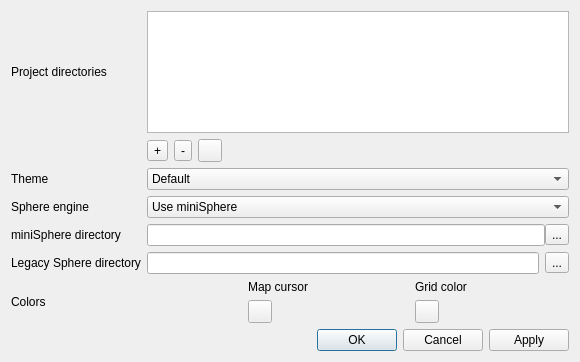
<?xml version="1.0" encoding="UTF-8"?>
<ui version="4.0">
 <class>SettingsWindow</class>
 <widget class="QDialog" name="SettingsWindow">
  <property name="windowModality">
   <enum>Qt::ApplicationModal</enum>
  </property>
  <property name="geometry">
   <rect>
    <x>0</x>
    <y>0</y>
    <width>580</width>
    <height>362</height>
   </rect>
  </property>
  <property name="minimumSize">
   <size>
    <width>580</width>
    <height>362</height>
   </size>
  </property>
  <property name="maximumSize">
   <size>
    <width>580</width>
    <height>432</height>
   </size>
  </property>
  <property name="windowTitle">
   <string>Configure QtSphere IDE</string>
  </property>
  <property name="modal">
   <bool>true</bool>
  </property>
  <layout class="QGridLayout" name="gridLayout">
   <property name="sizeConstraint">
    <enum>QLayout::SetNoConstraint</enum>
   </property>
   <item row="1" column="2">
    <layout class="QHBoxLayout" name="projectDirBtnsLayout">
     <item>
      <widget class="QToolButton" name="addDirButton">
       <property name="toolTip">
        <string>Add project directory</string>
       </property>
       <property name="text">
        <string>+</string>
       </property>
      </widget>
     </item>
     <item>
      <widget class="QToolButton" name="removeDirButton">
       <property name="toolTip">
        <string>Remove selected project directory</string>
       </property>
       <property name="text">
        <string>-</string>
       </property>
      </widget>
     </item>
     <item>
      <widget class="QToolButton" name="browseDirButton">
       <property name="toolTip">
        <string>Browse for selected project directory</string>
       </property>
       <property name="text">
        <string/>
       </property>
      </widget>
     </item>
     <item>
      <spacer name="horizontalSpacer">
       <property name="orientation">
        <enum>Qt::Horizontal</enum>
       </property>
       <property name="sizeHint" stdset="0">
        <size>
         <width>650</width>
         <height>20</height>
        </size>
       </property>
      </spacer>
     </item>
    </layout>
   </item>
   <item row="5" column="0">
    <widget class="QLabel" name="legacySphereDir_lbl">
     <property name="text">
      <string>Legacy Sphere directory</string>
     </property>
    </widget>
   </item>
   <item row="7" column="2">
    <widget class="QDialogButtonBox" name="buttonBox">
     <property name="standardButtons">
      <set>QDialogButtonBox::Apply|QDialogButtonBox::Cancel|QDialogButtonBox::Ok</set>
     </property>
     <property name="centerButtons">
      <bool>false</bool>
     </property>
    </widget>
   </item>
   <item row="2" column="2">
    <widget class="QComboBox" name="themeCombo">
     <item>
      <property name="text">
       <string>Default</string>
      </property>
     </item>
     <item>
      <property name="text">
       <string>Dark</string>
      </property>
     </item>
     <item>
      <property name="text">
       <string>Blue</string>
      </property>
     </item>
     <item>
      <property name="text">
       <string>Radnen</string>
      </property>
     </item>
     <item>
      <property name="text">
       <string>Sublime</string>
      </property>
     </item>
     <item>
      <property name="text">
       <string>Custom</string>
      </property>
     </item>
    </widget>
   </item>
   <item row="0" column="0">
    <widget class="QLabel" name="projectDirectories_lbl">
     <property name="text">
      <string>Project directories</string>
     </property>
    </widget>
   </item>
   <item row="4" column="0">
    <widget class="QLabel" name="miniSphereDir_lbl">
     <property name="text">
      <string>miniSphere directory</string>
     </property>
    </widget>
   </item>
   <item row="6" column="0">
    <widget class="QLabel" name="label">
     <property name="text">
      <string>Colors</string>
     </property>
    </widget>
   </item>
   <item row="0" column="2">
    <widget class="QListWidget" name="projectDirsList">
     <property name="sizePolicy">
      <sizepolicy hsizetype="Expanding" vsizetype="Fixed">
       <horstretch>0</horstretch>
       <verstretch>0</verstretch>
      </sizepolicy>
     </property>
     <property name="sortingEnabled">
      <bool>false</bool>
     </property>
    </widget>
   </item>
   <item row="3" column="0">
    <widget class="QLabel" name="sphereEngine_lbl">
     <property name="text">
      <string>Sphere engine</string>
     </property>
    </widget>
   </item>
   <item row="5" column="2">
    <layout class="QHBoxLayout" name="horizontalLayout">
     <item>
      <widget class="QLineEdit" name="legacySphereDir_txt"/>
     </item>
     <item>
      <widget class="QToolButton" name="legacySphereDir_btn">
       <property name="text">
        <string>...</string>
       </property>
      </widget>
     </item>
    </layout>
   </item>
   <item row="4" column="2">
    <layout class="QHBoxLayout" name="engineDirLayout">
     <property name="spacing">
      <number>0</number>
     </property>
     <item>
      <widget class="QLineEdit" name="minisphereDir_txt"/>
     </item>
     <item>
      <widget class="QToolButton" name="minisphereDir_btn">
       <property name="text">
        <string>...</string>
       </property>
      </widget>
     </item>
    </layout>
   </item>
   <item row="2" column="0">
    <widget class="QLabel" name="theme_lbl">
     <property name="text">
      <string>Theme</string>
     </property>
    </widget>
   </item>
   <item row="3" column="2">
    <widget class="QComboBox" name="whichEngine_combo">
     <property name="toolTip">
      <string>&lt;html&gt;&lt;head/&gt;&lt;body&gt;&lt;p&gt;If the legacy engine is chosen on a non-Windows OS and WINE is available, it will be used.&lt;/p&gt;&lt;/body&gt;&lt;/html&gt;</string>
     </property>
     <item>
      <property name="text">
       <string>Use miniSphere</string>
      </property>
     </item>
     <item>
      <property name="text">
       <string>Use Sphere 1.x (legacy)</string>
      </property>
     </item>
    </widget>
   </item>
   <item row="6" column="2">
    <layout class="QGridLayout" name="colorsLayout">
     <property name="horizontalSpacing">
      <number>6</number>
     </property>
     <item row="1" column="0">
      <widget class="ColorButton" name="mapCursorCol_btn">
       <property name="text">
        <string/>
       </property>
      </widget>
     </item>
     <item row="0" column="0">
      <widget class="QLabel" name="mapCursor_lbl">
       <property name="text">
        <string>Map cursor</string>
       </property>
       <property name="alignment">
        <set>Qt::AlignCenter</set>
       </property>
      </widget>
     </item>
     <item row="0" column="1">
      <widget class="QLabel" name="gridColor_lbl">
       <property name="text">
        <string>Grid color</string>
       </property>
       <property name="alignment">
        <set>Qt::AlignCenter</set>
       </property>
      </widget>
     </item>
     <item row="1" column="1">
      <widget class="ColorButton" name="gridColor_btn">
       <property name="text">
        <string/>
       </property>
      </widget>
     </item>
    </layout>
   </item>
  </layout>
 </widget>
 <customwidgets>
  <customwidget>
   <class>ColorButton</class>
   <extends>QToolButton</extends>
   <header>widgets/colorbutton.h</header>
  </customwidget>
 </customwidgets>
 <resources/>
 <connections/>
</ui>
